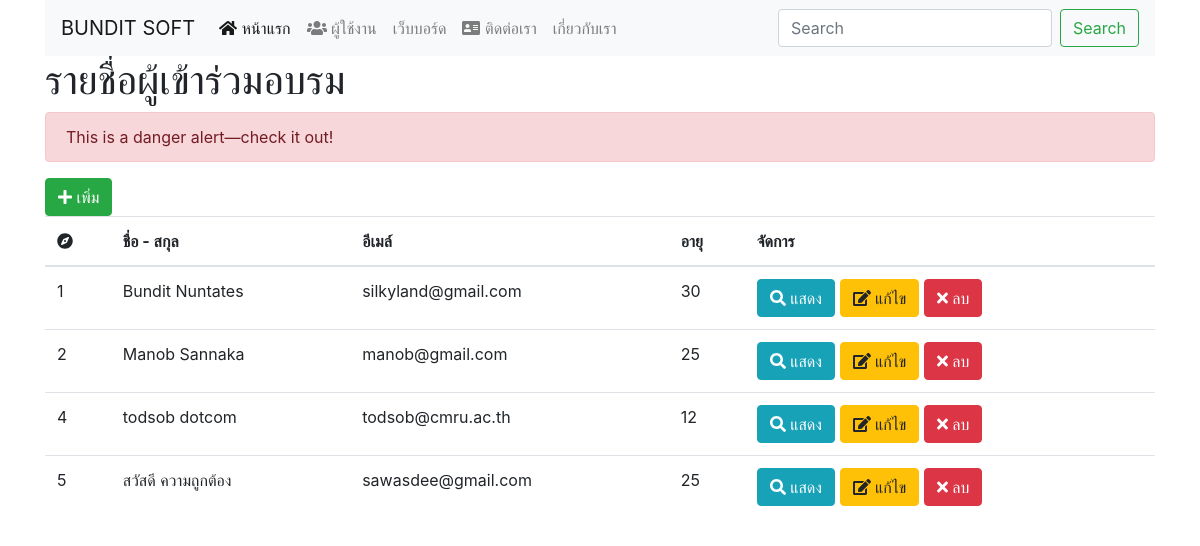
The app's page /index.php/user with its own data.
### tables this page shows
CREATE TABLE `users` (
  `user_id` int(11) NOT NULL,
  `fullname` varchar(50) NOT NULL,
  `email` varchar(50) NOT NULL,
  `age` int(11) NOT NULL,
  `created_at` datetime NOT NULL,
  `updated_at` datetime NOT NULL
);

### application/controllers/User.php (called while the page is built, shortened)
<?php
class User extends CI_Controller
{
    public function __construct()
    {
        $this->load->model('user_model');
    }
    public function index()
    {
        $users = $this->user_model->getUser();
        $data = array(
            'users' => $users
        );
        $this->load->view('layout/header');
        $this->load->view('user/user', $data);
        $this->load->view('layout/footer');
    }
}

### index.php (called while the page is built, shortened)
<?php
require_once BASEPATH.'core/CodeIgniter.php';

### application/models/User_model.php (called while the page is built, shortened)
<?php
class User_model extends CI_Model
{
    public function getUser()
    {
        $query = "SELECT * FROM users";
        $users = $this->db->query($query);
        return $users;
    }
}

### application/views/user/user.php (the view)
<h1>รายชื่อผู้เข้าร่วมอบรม</h1>
        <div class="alert alert-danger" role="alert">
            This is a danger alert—check it out!
        </div>
        <a href="/user/adduser" class="btn btn-success"><i class="fa fa-plus"></i> เพิ่ม</a>
        <table class="table">
            <thead>
                <tr>
                    <th><i class="fas fa-compass fa-spin"></i></th>
                    <th>ชื่อ - สกุล</th>
                    <th>อีเมล์</th>
                    <th>อายุ</th>
                    <th>จัดการ</th>
                </tr>
            </thead>
            <tbody>
            <?php foreach ($users->result() as $user) {
    ?>
                <tr>
                    <td><?php echo $user->user_id ?></td>
                    <td><?php echo $user->fullname ?></td>
                    <td><?php echo $user->email ?></td>
                    <td><?php echo $user->age ?></td>
                    <td>
                        <a href="/user/show/<?php echo $user->user_id ?>" class="btn btn-info"><i class="fa fa-search"></i> แสดง</a>
                        <a href="/user/edit/<?php echo $user->user_id ?>" class="btn btn-warning"><i class="fa fa-edit"></i> แก้ไข</a>
                        <a onclick="javascript: return confirm('แน่ใจหรือ ?')" href="/user/delete/<?php echo $user->user_id ?>" class="btn btn-danger"><i class="fa fa-times"></i> ลบ</a>
                    </td>
                </tr>
                <?php
} ?>
            </tbody>
        </table>

### application/views/layout/header.php (shortened to what this page needs)
<!DOCTYPE html>
<html lang="en">
<head>
    <link rel="stylesheet" href="https://maxcdn.bootstrapcdn.com/bootstrap/4.0.0/css/bootstrap.min.css"
>
   </head>
<body>
    <div class="container">
        <nav class="navbar navbar-expand-lg navbar-light bg-light">
            <a class="navbar-brand" href="#">BUNDIT SOFT</a>
            <div class="collapse navbar-collapse" id="navbarSupportedContent">
                <ul class="navbar-nav mr-auto">
                    <li class="nav-item active">
                        <a class="nav-link" href="/"><i class="fas fa-home"></i> หน้าแรก
                        </a>
                    </li>
                    <li class="nav-item">
                        <a class="nav-link" href="/user"><i class="fas fa-users"></i> ผู้ใช้งาน</a>
                    </li>
                    <li class="nav-item">
                        <a class="nav-link" href="#">เว็บบอร์ด</a>
                    </li>
                    <li class="nav-item">
                        <a class="nav-link" href="#"><i class="fas fa-address-card"></i> ติดต่อเรา</a>
                    </li>
                    <li class="nav-item">
                        <a class="nav-link" href="#">เกี่ยวกับเรา</a>
                    </li>
                </ul>
                <form class="form-inline my-2 my-lg-0">
                    <input class="form-control mr-sm-2" type="search" placeholder="Search" aria-label="Search">
                    <button class="btn btn-outline-success my-2 my-sm-0" type="submit">Search</button>
                </form>
            </div>
        </nav>

### application/views/layout/footer.php (shortened to what this page needs)
</div>
</body>
</html>

### records on screen
users: user_id "1", fullname "Bundit Nuntates", email "silkyland@gmail.com", age "30"
users: user_id "2", fullname "Manob Sannaka", email "manob@gmail.com", age "25"
users: user_id "4", fullname "todsob dotcom", email "todsob@cmru.ac.th", age "12"
users: user_id "5", fullname "สวัสดี ความถูกต้อง", email "sawasdee@gmail.com", age "25"
